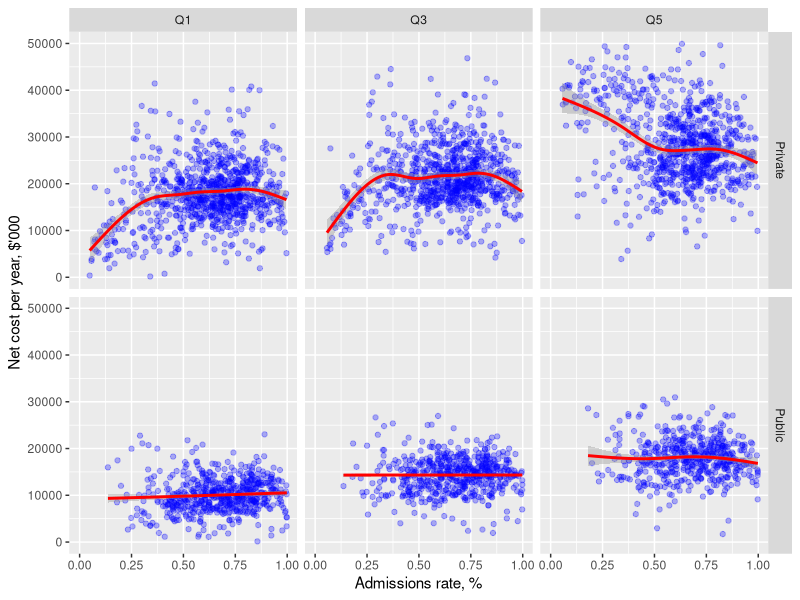

The R source for this figure:
## ---- chunk 1
library(tidyverse)
knitr::opts_chunk$set(tidy=FALSE, message=FALSE)
## ---- chunk 2
scorecard <- read_csv("ScorecardSmallNarrow.csv")
## ---- chunk 3
scorecard %>%
  ggplot(aes(x=ADM_RATE, y=net_cost)) + 
  geom_point(alpha = 0.3, color="blue") + 
  facet_grid(CONTROL ~ income_group) +
  geom_smooth(color="red") + 
  ylim(0, 50000) +
  xlab("Admissions rate, %") +
  ylab("Net cost per year, $'000") 
